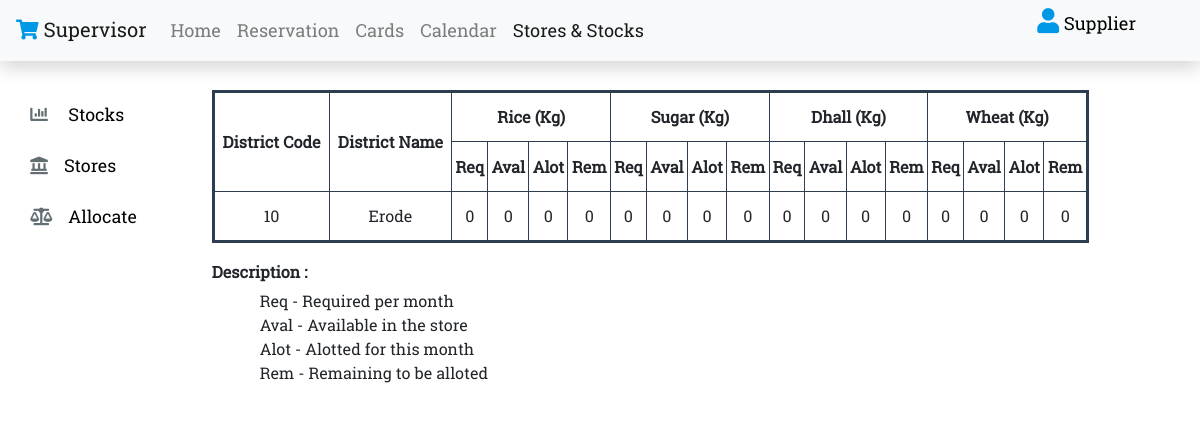
Screenshot of /supervisor/stocks&stores.php (signed in) with the database file from the repository.
### tables this page shows
CREATE TABLE `district_data` (
  `district_code` int(2) UNSIGNED ZEROFILL NOT NULL,
  `district_name` varchar(20) NOT NULL,
  `no_of_shops` int(5) NOT NULL,
  `total_cards` int(5) NOT NULL,
  `required_rice` int(10) NOT NULL,
  `available_rice` int(10) NOT NULL,
  `alloted_rice` int(10) NOT NULL,
  `remaining_rice` int(10) NOT NULL,
  `required_sugar` int(10) NOT NULL,
  `available_sugar` int(10) NOT NULL,
  `alloted_sugar` int(10) NOT NULL,
  `remaining_sugar` int(10) NOT NULL,
  `required_wheat` int(10) NOT NULL,
  `available_wheat` int(10) NOT NULL,
  `alloted_wheat` int(10) NOT NULL,
  `remaining_wheat` int(10) NOT NULL,
  `required_dhall` int(10) NOT NULL,
  `available_dhall` int(10) NOT NULL,
  `alloted_dhall` int(10) NOT NULL,
  `remaining_dhall` int(10) NOT NULL
);

### supervisor/stocks&stores.php (the view, shortened to what this page needs)
<!DOCTYPE html>
<html>
<head>
    <link rel="stylesheet" type="text/css" media="screen" href="../assets/css/main.css" />
    <link rel="stylesheet" href="https://stackpath.bootstrapcdn.com/bootstrap/4.1.3/css/bootstrap.min.css"
>
    <link rel="stylesheet" href="https://use.fontawesome.com/releases/v5.5.0/css/all.css"
>
</head>
<body class="body" onload="filterSelection('stocks')">
    <div>
        <nav class="navbar navbar-expand-sm navbar-light bg-light shadow fixed-top justify-content-between">
            <div>
                <ul class="navbar-nav nav-color">
                    <li>
                        <a class="navbar-brand" href="../index.php"><i class="fas fa-shopping-cart" style="color:#0097e6;"></i>
                            Supervisor</a>
                    </li>
                    <li class="nav-item">
                        <a class="nav-link" href="../supervisor/home.php">Home<span class="sr-only"></span></a>
                    </li>
                    <li class="nav-item">
                        <a class="nav-link" href="../supervisor/reservation.php">Reservation</a>
                    </li>
                    <li class="nav-item">
                        <a class="nav-link" href="../supervisor/cards.php">Cards</a>
                    </li>
                    <li class="nav-item">
                        <a class="nav-link" href="../supervisor/calendar.php">Calendar</a>
                    </li>
                    <li class="nav-item  active">
                        <a class="nav-link" href="../supervisor/stocks&stores.php">Stores & Stocks</a>
                    </li>
                </ul>
            </div>
            <div>
                <form class="form-group form-inline" action="../log/logout.php" method="POST">
                <div class="dropdown show mr-5">
                        <a href="#" role="button" id="dropdownprofile" data-toggle="dropdown" aria-haspopup="true"
                            aria-expanded="false" style="color:black;">
                            <i class="fas fa-user" style="font-size: 25px;"></i>
                            <?php
                            echo (ucwords($_SESSION['user']));
                            ?>
                        </a>
                    </div>
                </form>
            </div>
        </nav>
    </div>
    <div id="cards" class="padding">
        <div class="row">
            <div id="myBtnContainer" class="col-sm-2 panel">
                <button class="btn-panel" onclick="filterSelection('stocks')"><i class="ml-2 fas fa-chart-bar panel-fa mr-3"></i>
                    Stocks</button>
                <button class="btn-panel" onclick="filterSelection('stores')"><i class="ml-2 fas fa-landmark panel-fa mr-3"></i>Stores</button>
                <button class="btn-panel" onclick="filterSelection('allocate')"><i class="ml-2 fas fa-balance-scale panel-fa mr-3"></i>Allocate</button>
            </div>
            <div id="addnewcards" class="col-sm-9">
                <div class="filterDiv stocks">
                <?php
                include "../log/dbconnect.php";
                $statement = "SELECT * FROM district_data WHERE district_name  = '".$_SESSION['district']."'";
                echo "<table border='3' class='text-center'>
                                <tr>
                                <th rowspan='2'>District Code</th>
                                <th rowspan='2'>District Name</th>
                                <th colspan='4'>Rice (Kg)</th>
                                <th colspan='4'>Sugar (Kg)</th>
                                <th colspan='4'>Dhall (Kg)</th>
                                <th colspan='4'>Wheat (Kg)</th>
                                </tr>
                                <tr>
                                <th>Req</th>
                                <th>Aval</th>
                                <th>Alot</th>
                                <th>Rem</th>
                                <th>Req</th>
                                <th>Aval</th>
                                <th>Alot</th>
                                <th>Rem</th>
                                <th>Req</th>
                                <th>Aval</th>
                                <th>Alot</th>
                                <th>Rem</th>
                                <th>Req</th>
                                <th>Aval</th>
                                <th>Alot</th>
                                <th>Rem</th>
                                </tr>
                                ";
                $result = $conn->query($statement);
                if ($result->num_rows > 0) {
                    while ($row = $result->fetch_assoc()) {
                        echo "<tr>";
                        echo "<td>" . $row['district_code'] . "</td>";
                        echo "<td>" . $row['district_name'] . "</td>";
                        echo "<td>" . $row['required_rice'] . "</td>";
                        echo "<td>" . $row['available_rice'] . "</td>";
                        echo "<td>" . $row['alloted_rice'] . "</td>";
                        echo "<td>" . $row['remaining_rice'] . "</td>";
                        echo "<td>" . $row['required_sugar'] . "</td>";
                        echo "<td>" . $row['available_sugar'] . "</td>";
                        echo "<td>" . $row['alloted_sugar'] . "</td>";
                        echo "<td>" . $row['remaining_sugar'] . "</td>";
                        echo "<td>" . $row['required_dhall'] . "</td>";
                        echo "<td>" . $row['available_dhall'] . "</td>";
                        echo "<td>" . $row['alloted_dhall'] . "</td>";
                        echo "<td>" . $row['remaining_dhall'] . "</td>";
                        echo "<td>" . $row['required_wheat'] . "</td>";
                        echo "<td>" . $row['available_wheat'] . "</td>";
                        echo "<td>" . $row['alloted_wheat'] . "</td>";
                        echo "<td>" . $row['remaining_wheat'] . "</td>";
                        echo "</tr>";
                    }
                }else {
                    echo("<tr>");
                    echo "<td colspan='18' class='text-danger'><strong>" . "No Data Found" . "</strong></td>";
                    echo("</tr>");
                }
                echo "</table>";
                ?>
                    <h6 style="font-weight: bold;"><br>Description :</h6>
                    <p class="pl-5">
                        Req     -   Required per month<br>
                        Aval    -   Available in the store<br>
                        Alot    -   Alotted for this month<br>
                        Rem     -   Remaining to be alloted
                    </p>
                </div>
            </div>
        </div>
    </div>
</body>
</html>

### assets/css/main.css (style rules this page uses)
.body { background-color: #ffffff; font-family: RobotoSlab-Regular; padding: 10px; scroll-behavior: smooth; }
a { text-decoration: none !important; }
.fas { color: #0097e6; }
.padding { padding-top: 80px; }
.panel { background-color: #ffffff; color: black; }
.btn-panel { background-color: #ffffff; border: 2px solid #ffffff; font-size: 17.6px; font-weight: 500; border-radius: 18px; text-align: center; margin: 3%; padding: 3%; padding-right: 15%; }
.panel-fa { color: #636e72; }
.filterDiv { display: none; }
.show { display: block; }
a { text-decoration: none; font-size: 18px; font-weight: 500; color: #2c3e50; }
table { border: 3px solid #2c3e50; border-collapse: collapse; width: 100%; }
th, td, tr { height: 50px; }

### rows the page displays
district_data: district_code "10", district_name "Erode", required_rice "0", available_rice "0", alloted_rice "0", remaining_rice "0", required_sugar "0", available_sugar "0", alloted_sugar "0", remaining_sugar "0", required_dhall "0", available_dhall "0", alloted_dhall "0", remaining_dhall "0", required_wheat "0", available_wheat "0", alloted_wheat "0", remaining_wheat "0"

### other values shown
$_SESSION['user'] "Supplier"
